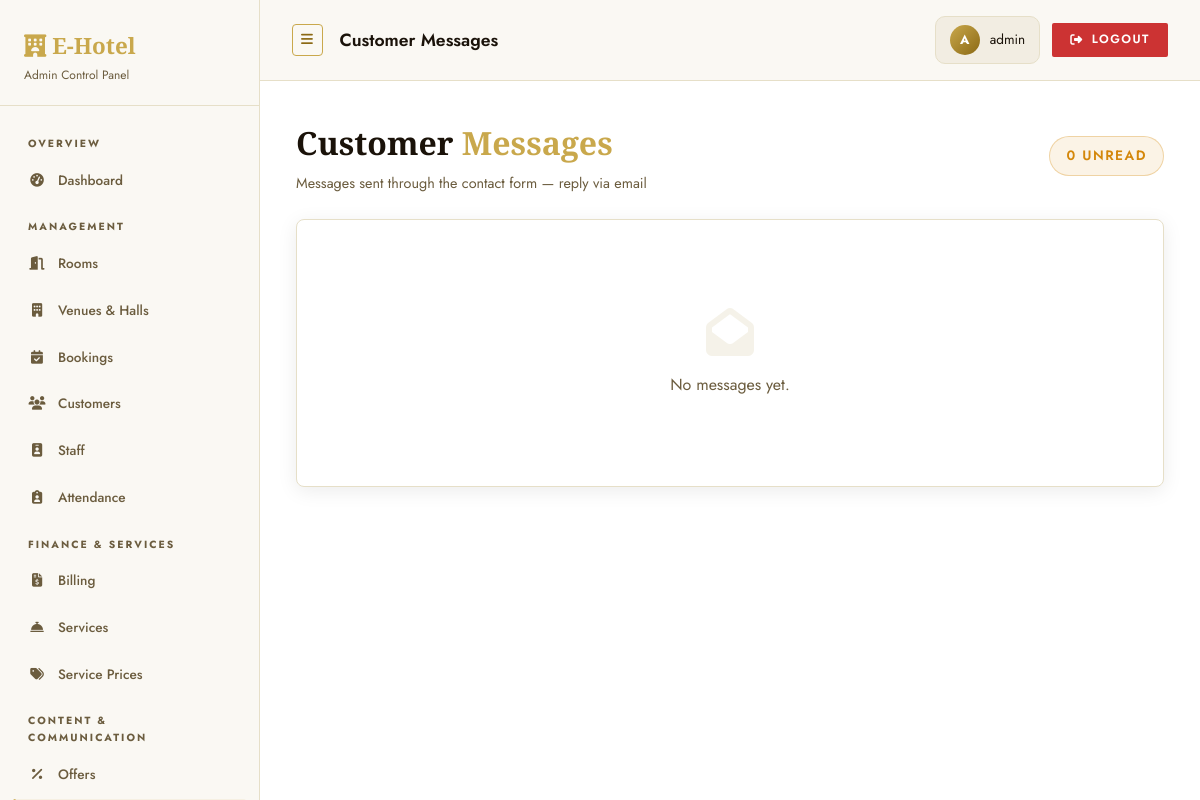
The app's page /admin/messages (signed in), older data.
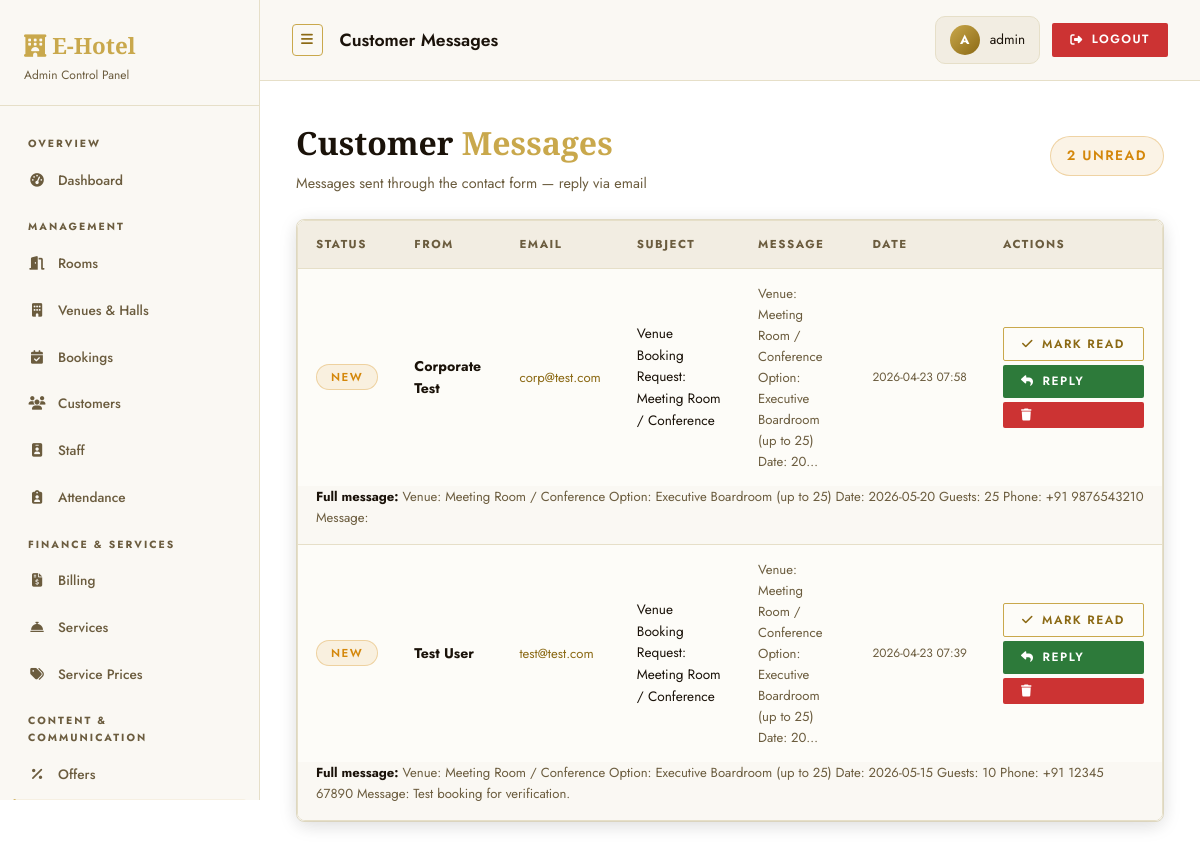
The same page, newer data.
### tables this page shows
CREATE TABLE messages (
                id         INTEGER PRIMARY KEY AUTOINCREMENT,
                user_id    INTEGER REFERENCES users(id),
                name       TEXT NOT NULL,
                email      TEXT NOT NULL,
                subject    TEXT,
                body       TEXT NOT NULL,
                is_read    INTEGER DEFAULT 0,
                created_at DATETIME DEFAULT CURRENT_TIMESTAMP
            );

### routes/admin_routes.py (the view)
    @app.route('/admin/messages')
    @admin_required
    def admin_messages():
        messages = query_db("""
            SELECT m.*, u.name AS user_name
            FROM messages m
            LEFT JOIN users u ON u.id = m.user_id
            ORDER BY m.created_at DESC
        """)
        return render_template('admin/messages.html', messages=messages)

### utils/auth.py (called while the page is built)
def admin_required(f):
    @wraps(f)
    def decorated_function(*args, **kwargs):
        if 'admin_id' not in session:
            flash('Admin login required.', 'warning')
            return redirect(url_for('admin_login'))
        return f(*args, **kwargs)
    return decorated_function

### utils/db.py (called while the page is built)
def get_db():
    db = getattr(g, '_database', None)
    if db is None:
        db = g._database = sqlite3.connect(DATABASE)
        db.row_factory = sqlite3.Row
    return db

def query_db(query, args=(), one=False, commit=False):
    db  = get_db()
    cur = db.execute(query, args)
    if commit:
        db.commit()
        return cur.lastrowid
    rows = cur.fetchall()
    return rows[0] if (one and rows) else (None if one else rows)

### templates/admin/messages.html (shortened to what this page needs)
{% extends "admin/base_admin.html" %}
{% block page_title %}Customer Messages{% endblock %}
{% block content %}
<div class="action-bar anim-fade-up">
  <div class="panel-header" style="margin:0">
    <h1>Customer <span class="text-accent">Messages</span></h1>
    <p>Messages sent through the contact form — reply via email</p>
  </div>
  <span class="badge badge-warning" style="font-size:.85rem;padding:8px 16px;">
    {{ messages|selectattr('is_read','equalto',0)|list|length }} Unread
  </span>
</div>
{% if messages %}
<div class="card anim-fade-up-delay-1" style="padding:0;">
  <div class="table-wrapper">
    <table>
      <thead>
        <tr><th>Status</th><th>From</th><th>Email</th><th>Subject</th><th>Message</th><th>Date</th><th>Actions</th></tr>
      </thead>
      <tbody>
        {% for m in messages %}
        <tr style="{{ 'background:rgba(201,168,76,.04);' if not m['is_read'] else '' }}">
          <td>
            {% if not m['is_read'] %}
            <span class="badge badge-warning">New</span>
            {% else %}
            <span class="badge badge-secondary">Read</span>
            {% endif %}
          </td>
          <td style="font-weight:{{ '700' if not m['is_read'] else '400' }};">
            {{ m['name'] }}
          </td>
          <td>
            <a href="mailto:{{ m['email'] }}" style="color:var(--accent-dark);font-size:.82rem;">{{ m['email'] }}</a>
          </td>
          <td style="font-size:.85rem;">{{ m['subject'] or '—' }}</td>
          <td style="max-width:260px;font-size:.82rem;color:var(--text2);">
            {{ m['body'][:80] }}{% if m['body']|length > 80 %}…{% endif %}
          </td>
          <td style="font-size:.75rem;color:var(--text2);white-space:nowrap;">{{ m['created_at'][:16] }}</td>
          <td>
            <div style="display:flex;flex-direction:column;gap:4px;">
              {% if not m['is_read'] %}
              <form method="post" action="{{ url_for('admin_mark_message_read', msg_id=m['id']) }}">
                <button class="btn btn-outline btn-sm" style="width:100%;">
                  <i class="fas fa-check"></i> Mark Read
                </button>
              </form>
              {% endif %}
              <a href="mailto:{{ m['email'] }}?subject=Re: {{ m['subject'] or 'Your enquiry at E-Hotel' }}" class="btn btn-success btn-sm" style="width:100%;text-align:center;">
                <i class="fas fa-reply"></i> Reply
              </a>
              <form method="post" action="{{ url_for('admin_delete_message', msg_id=m['id']) }}">
                <button class="btn btn-danger btn-sm" style="width:100%;" data-confirm="Delete this message?">
                  <i class="fas fa-trash"></i>
                </button>
              </form>
            </div>
          </td>
        </tr>
        <tr>
          <td colspan="7" style="padding:0 18px 16px;color:var(--text2);font-size:.82rem;background:var(--bg2);border-top:none;">
            <strong style="color:var(--text);">Full message:</strong> {{ m['body'] }}
          </td>
        </tr>
        {% endfor %}
      </tbody>
    </table>
  </div>
</div>
{% else %}
<div class="card"><div class="empty-state"><i class="fas fa-envelope-open"></i><p>No messages yet.</p></div></div>
{% endif %}
{% endblock %}

Row changes from the older to the newer data that the page shows:
added messages: is_read "NEW", name "Corporate Test", email "corp@test.com", subject "Venue Booking Request: Meeting Room / Conference", body "Venue: Meeting Room / Conference Option: Executive Boardroom (up to 25) Date: 20", created_at "2026-04-23 07:58", body "Venue: Meeting Room / Conference Option: Executive Boardroom (up to 25) Date: 2026-05-20 Guests: 25 Phone: +91 9876543210 Message:"
added messages: is_read "NEW", name "Test User", email "test@test.com", subject "Venue Booking Request: Meeting Room / Conference", body "Venue: Meeting Room / Conference Option: Executive Boardroom (up to 25) Date: 20", created_at "2026-04-23 07:39", body "Venue: Meeting Room / Conference Option: Executive Boardroom (up to 25) Date: 2026-05-15 Guests: 10 Phone: +91 12345 67890 Message: Test booking for verification."
Text that changed along with them:
{{ messages|selectattr('is_read','equalto',0)|list|length }}: "0" → "2"
text no longer shown: "No messages yet."
text now shown: "STATUS FROM EMAIL SUBJECT MESSAGE DATE ACTIONS"
